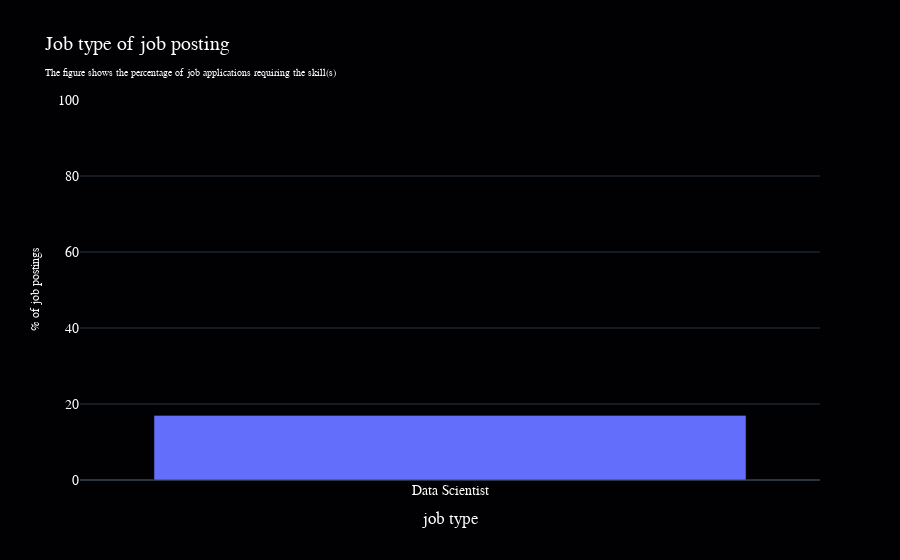
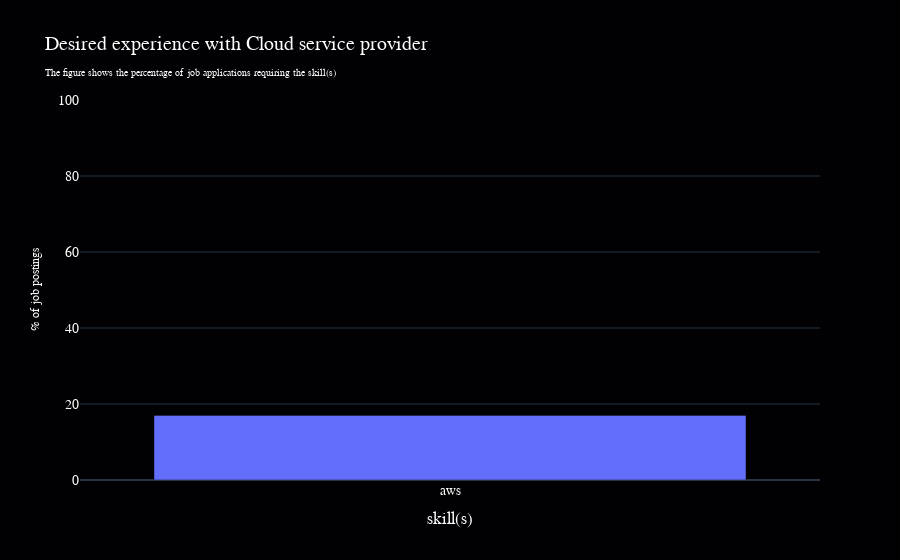

Write notebook code for charts like these, in order.
### Code cell
import plotly.express as px

def create_bar_chart(x, y, title, x_label = 'skill(s)'):
    fig = px.bar(x=x, y=y, title=title)
    fig.update_yaxes(range=[0, 100])
    fig.update_layout(
        plot_bgcolor='#010103',
        showlegend=False,
        template='plotly_dark',
        paper_bgcolor='#010103',
        font=dict(
            family='Poppins, sans-serif',  # Apply Poppins font
            size=14,  # Set the default font size (adjust as needed)
            color='white'  # Set the font color
        ), 
        title={
            'text': f"{title}<br><span style='font-size:10px;'>The figure shows the percentage of job applications requiring the skill(s)</span>",
        }
    )
    fig.update_xaxes(title_text=x_label)  # Explicitly set the x-axis label
    fig.update_yaxes(title_text='% of job postings'    
                    ,title_font=dict(
        family='Poppins, sans-serif',  # Font family
        size=12,  # Font size (adjust as needed)
        color='white'))  # Font color)  # Explicitly set the y-axis label)
    return fig

# Create the first bar chart
fig_code = create_bar_chart(
    x=df_coding_languages['skills'],
    y=df_coding_languages['percentage'],
    title='Coding language required',
)

# Create the second bar chart
fig_cloud = create_bar_chart(
    x=df_cloud_skills['skills'],
    y=df_cloud_skills['percentage'],
    title='Desired experience with Cloud service provider',
)

# Create the second bar chart
fig_job_type = create_bar_chart(
    x=job_type_share['job_type'],
    y=df_cloud_skills['percentage'],
    title='Job type of job posting',
    x_label='job type',
)

fig_job_type.show()
fig_cloud.show()

### Figure 1 — Plotly figure (JSON) as saved in the notebook; plotly's stock layout.template omitted (floating-point values rounded to 4 significant figures)
{"data": [{"alignmentgroup": "True", "hovertemplate": "x=%{x}<br>y=%{y}<extra></extra>", "legendgroup": "", "marker": {"color": "#636efa", "pattern": {"shape": ""}}, "name": "", "offsetgroup": "", "orientation": "v", "showlegend": false, "textposition": "auto", "type": "bar", "x": ["Data Scientist"], "xaxis": "x", "y": [17], "yaxis": "y"}], "layout": {"barmode": "relative", "font": {"color": "white", "family": "Poppins, sans-serif", "size": 14}, "legend": {"tracegroupgap": 0}, "paper_bgcolor": "#010103", "plot_bgcolor": "#010103", "showlegend": false, "title": {"text": "Job type of job posting<br><span style='font-size:10px;'>The figure shows the percentage of job applications requiring the skill(s)</span>"}, "xaxis": {"anchor": "y", "domain": [0, 1], "title": {"text": "job type"}}, "yaxis": {"anchor": "x", "domain": [0, 1], "range": [0, 100], "title": {"font": {"color": "white", "family": "Poppins, sans-serif", "size": 12}, "text": "% of job postings"}}}}

### Figure 2 — Plotly figure (JSON) as saved in the notebook; plotly's stock layout.template omitted (floating-point values rounded to 4 significant figures)
{"data": [{"alignmentgroup": "True", "hovertemplate": "x=%{x}<br>y=%{y}<extra></extra>", "legendgroup": "", "marker": {"color": "#636efa", "pattern": {"shape": ""}}, "name": "", "offsetgroup": "", "orientation": "v", "showlegend": false, "textposition": "auto", "type": "bar", "x": ["aws"], "xaxis": "x", "y": [17], "yaxis": "y"}], "layout": {"barmode": "relative", "font": {"color": "white", "family": "Poppins, sans-serif", "size": 14}, "legend": {"tracegroupgap": 0}, "paper_bgcolor": "#010103", "plot_bgcolor": "#010103", "showlegend": false, "title": {"text": "Desired experience with Cloud service provider<br><span style='font-size:10px;'>The figure shows the percentage of job applications requiring the skill(s)</span>"}, "xaxis": {"anchor": "y", "domain": [0, 1], "title": {"text": "skill(s)"}}, "yaxis": {"anchor": "x", "domain": [0, 1], "range": [0, 100], "title": {"font": {"color": "white", "family": "Poppins, sans-serif", "size": 12}, "text": "% of job postings"}}}}
